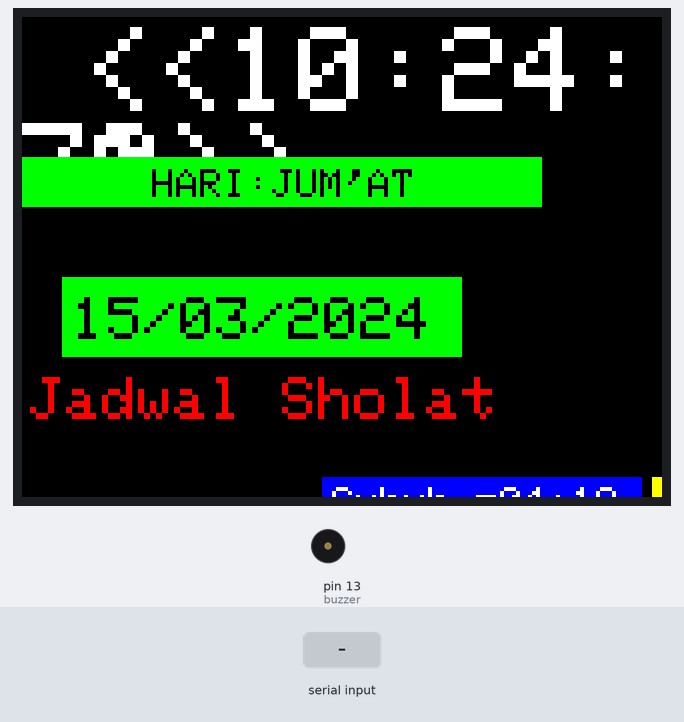
The sketch below on a simulated Arduino Uno, built with avr-gcc and run on an emulated ATmega328P. Shown: 320×240 colour display, buzzer (waves = sounding, pin HIGH). The test bench sets the inputs (shaded band). The local clock reads 2024-03-15 10:24:30 at power-on unless the sketch sets it; what the sketch prints to the serial monitor is not drawn.

Above: at 2.0 s.
2.1 s: "90,45,200\n" received over Serial
At 4.9 s:
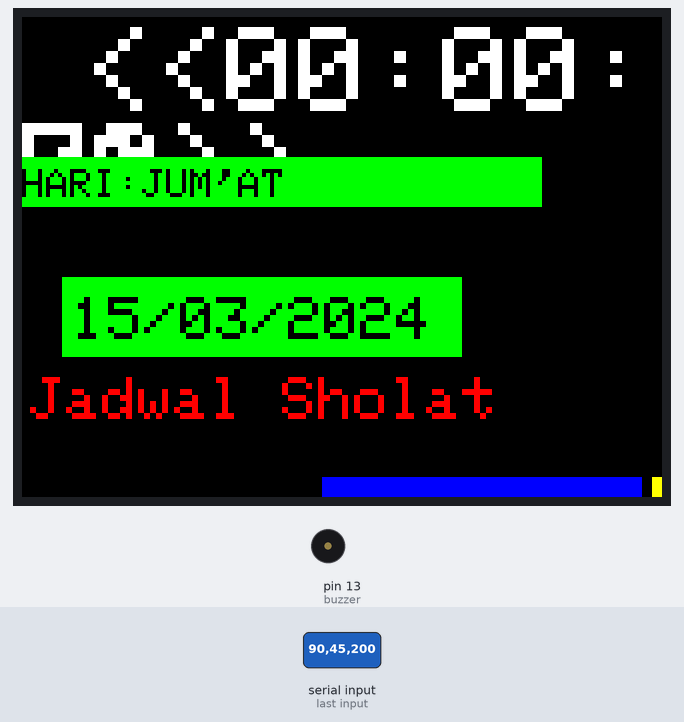
5.1 s: "90,45\n" received over Serial
At 8.0 s:
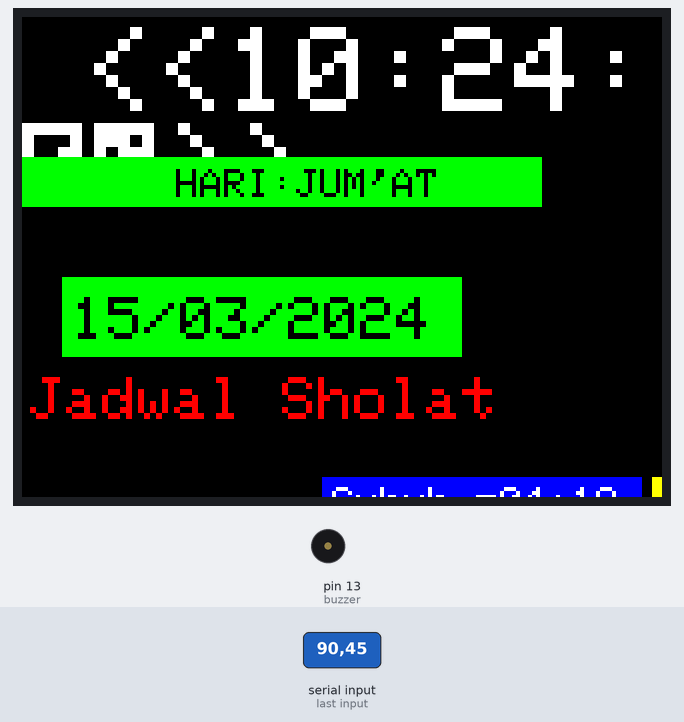
8.1 s: "90,45,200,10\n" received over Serial
At 10.8 s:
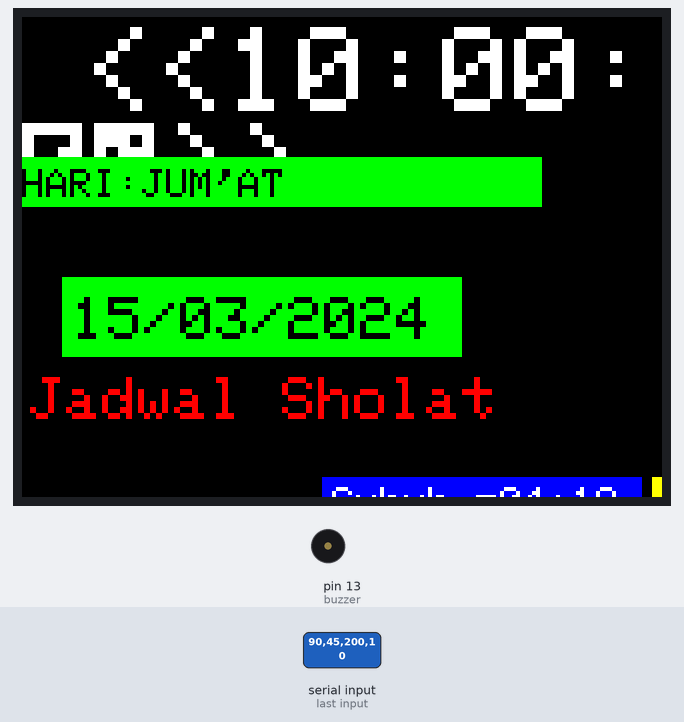
11.1 s: "90,45,200,10,150,30\n" received over Serial
At 13.9 s:
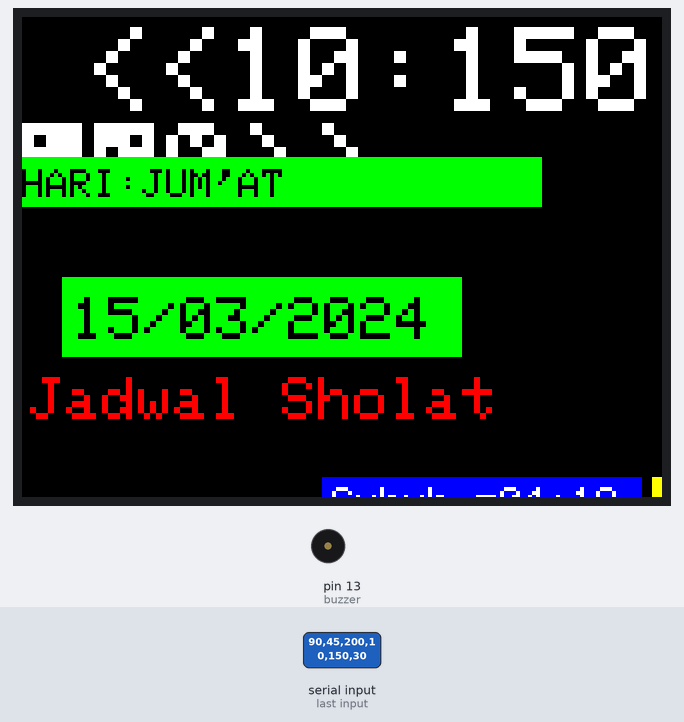
14.1 s: "0\n" received over Serial
At 17.1 s:
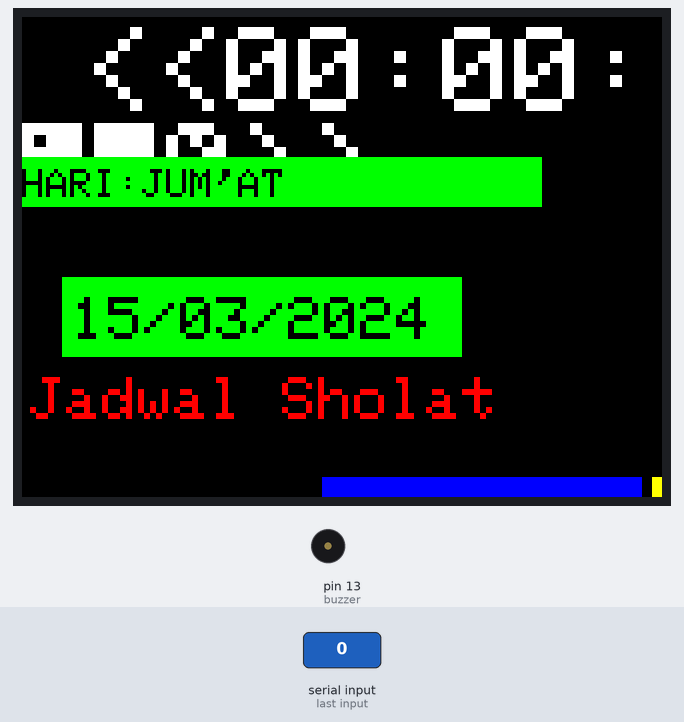
Timing chart, 0 to 18.1 s (numbered marks = the images above; inputs shaded):
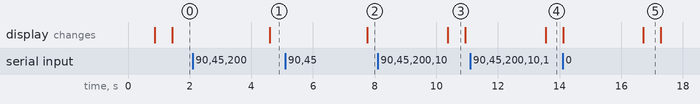

The sketch:

jam_digital_tft_jam_waktu_solat_v2.ino
```cpp
#include <MCUFRIEND_kbv.h>

#define buzzer 13
#include <Wire.h>
#include "RTClib.h"
#include "StringSplitter.h"


float stime;
uint8_t shour;
uint8_t sminute;
float           floatnow=0;

/////// Seting RTC via sermon
char c;
String phrase;
int Y,M,D,Hh,Mm,Ss;

RTC_DS3231 rtc;
float la   = -7.271733;  //-7.271733, 112.736177
float lo   = 112.736177;
float zona = 7;
float iht  = 0.03;

uint8_t   hD = 0;
uint8_t   hM = 0;
uint16_t  hY = 0;

float sholatT[7];
uint8_t dotSt = 0;
char locBuff[50];


#include <Adafruit_GFX.h>    // Core graphics library
//#include <Adafruit_TFTLCD.h> // Hardware-specific library
#define LCD_CS A3 // Chip Select goes to Analog 3
#define LCD_CD A2 // Command/Data goes to Analog 2
#define LCD_WR A1 // LCD Write goes to Analog 1
#define LCD_RD A0 // LCD Read goes to Analog 0
#define LCD_RESET 0 // Can alternately just connect to Arduino's reset pin

char buff[50];
char daysOfTheWeek[7][10] = {"MINGGU", "SENIN", "SELASA", "RABU", "KAMIS", "JUM'AT", "SABTU"};
char bulan [12][10] = {"Januari", "Februari", "Maret", "April", "Mei", "Juni", "Juli", "Agustus", "September", "Oktober", "Nopember", "Desember"};

//analog clock
float sx = 0, sy = 1, mx = 1, my = 0, hx = -1, hy = 0;    // Saved H, M, S x & y multipliers
float sdeg = 0, mdeg = 0, hdeg = 0;
uint16_t osx = 120, osy = 120, omx = 120, omy = 120, ohx = 120, ohy = 120; // Saved H, M, S x & y coords

#define	BLACK   0x0000
#define	BLUE    0x001F
#define	RED     0xF800
#define	GREEN   0x07E0
#define CYAN    0x07FF
#define MAGENTA 0xF81F
#define YELLOW  0xFFE0
#define WHITE   0xFFFF
int ss,mm,hh,d,m,y;
//Adafruit_TFTLCD tft(LCD_CS, LCD_CD, LCD_WR, LCD_RD, LCD_RESET);
MCUFRIEND_kbv tft;

void setup(void) {
  Serial.begin(9600);
  phrase.reserve(100);

    uint32_t when = millis();
    //    while (!Serial) ;   //hangs a Leonardo until you connect a Serial
    if (!Serial) delay(5000);           //allow some time for Leonardo
    Serial.println("Serial took " + String((millis() - when)) + "ms to start");
       // tft.reset();                 //hardware reset
    uint16_t ID = tft.readID(); //
    Serial.print("ID = 0x");
    Serial.println(ID, HEX);
    if (ID == 0xD3D3) ID = 0x9481; // write-only shield
//    ID = 0x9329;                             // force ID
    tft.begin(ID);
    rtc.begin();

    tft.fillScreen(BLACK);
    tft.setRotation(1);
    pinMode(buzzer,OUTPUT);
    tft.fillScreen(BLACK);
    fiil();
    //rtc.adjust(DateTime(F(__DATE__), F(__TIME__)));
    //rtc.adjust(DateTime(2020, 4, 22, 19, 42, 0));

  // rtc only
    if(! rtc.begin()) {
      Serial.println("RTC tidak terhubung, Cek kembai wiring! ");
      Serial.flush();
      while (1);
      }
    if (! rtc.lostPower()) {
      Serial.println("RTC tidak bekerja, Setel ulang Waktu!");
      //rtc.adjust(DateTime(F(__DATE__), F(__TIME__)));
      //rtc.adjust(DateTime(2020, 4, 22, 19, 42, 0));
      }
     Serial.println("Test modul RTC DS 3231!");
     delay (500);
    //print_intro();
}

void loop(void) {
  updateTime();
  DateTime now = rtc.now();
  ss = now.second();
  mm = now.minute();
  hh = now.hour();
  d  = now.day();
  m  = now.month();
  y  = now.year();
  sholatCal();

  while (Serial.available() > 0) {
    c = Serial.read();
    phrase += c;
    if (c == '\n') {
      Serial.println();
      decode_c();
    }
  }

  tft.fillRect(20, 130, 200, 40, GREEN);
  //analogClock ();
  tft.fillRect(0, 0, 600, 50, BLACK); //x,y,w,h,c
  sprintf(buff,"<<%02d:%02d:%02d>>",hh,mm,ss);
  tft.setTextColor(WHITE);
  tft.setTextSize(6);
  tft.setCursor(30, 5);
  tft.println(buff);
  tft.setTextColor(BLACK);
  sprintf(buff,"%02d/%02d/%02d",d,m,y);
  tft.setTextSize(3);
  tft.setCursor(25, 140);
  tft.println(buff);

  /// judul jws///
  tft.setTextColor (RED);
  tft.setTextSize(3);
  tft.setCursor(4,180);
  tft.println(F("Jadwal Sholat "));

  ///////// Menampilkan hari///////////
  tft.fillRect(0,70,260,25,GREEN); // Background hari
  tft.setTextColor(BLACK,GREEN);
  tft.setTextSize(2);
  tft.setCursor(ss*2.1,76);
  tft.print(F("HARI:"));
  tft.print(daysOfTheWeek[now.dayOfTheWeek()]);

  stime = sholatT[0]+0.5/60;
  shour = floor(stime);
  sminute = floor((stime-shour)*60);
  sprintf(locBuff,"%02d:%02d\0",shour,sminute);
  tft.setTextColor(WHITE);
  tft.setTextSize(2);
  tft.setCursor(155, 235);
  tft.print("Subuh =");
  tft.print(locBuff);

  stime = sholatT[2]+0.5/60;
  shour = floor(stime);
  sminute = floor((stime-shour)*60);
  sprintf(locBuff,"%02d:%02d\0",shour,sminute);
  tft.setTextColor(RED);
  tft.setTextSize(2);
  tft.setCursor(155, 265);
  tft.print("Dhuha =");
  tft.print(locBuff);

  stime = sholatT[3]+0.5/60;
  shour = floor(stime);
  sminute = floor((stime-shour)*60);
  sprintf(locBuff,"%02d:%02d\0",shour,sminute);
  tft.setTextColor(BLUE);
  tft.setTextSize(2);
  tft.setCursor(155, 295);
  tft.print("Dzuhur=");
  tft.print(locBuff);

  stime = sholatT[4]+0.5/60;
  shour = floor(stime);
  sminute = floor((stime-shour)*60);
  sprintf(locBuff,"%02d:%02d\0",shour,sminute);
  tft.setTextColor(BLACK);
  tft.setTextSize(2);
  tft.setCursor(320, 235);
  tft.print("Ashar =");
  tft.print(locBuff);

  stime = sholatT[5]+0.5/60;
  shour = floor(stime);
  sminute = floor((stime-shour)*60);
  sprintf(locBuff,"%02d:%02d\0",shour,sminute);
  tft.setTextColor(YELLOW);
  tft.setTextSize(2);
  tft.setCursor(320, 265);
  tft.print("Magrib=");
  tft.print(locBuff);

  stime = sholatT[6]+0.5/60;
  shour = floor(stime);
  sminute = floor((stime-(float)shour)*60);
  sprintf(locBuff,"%02d:%02d\0",shour,sminute);
  tft.setTextColor(WHITE);
  tft.setTextSize(2);
  tft.setCursor(320, 295);
  tft.print("Isya  =");
  tft.print(locBuff);

  if (hh == 0 && mm == 0 && ss < 5){fiil();}
  delay(500);
  check_time();
}


void fiil(){

      //tft.fillRoundRect(0,0,400,500,30,GREEN); // warna back ground jam analok
      //tft.fillRect(20, 130, 200, 40, GREEN); // Background Tanggal
      tft.fillRect(150, 230, 160, 25, BLUE);
      tft.fillRect(150, 260, 160, 25, CYAN);
      tft.fillRect(150, 290, 160, 25, GREEN);
      tft.fillRect(315, 230, 160, 25, YELLOW);
      tft.fillRect(315, 260, 160, 25, RED);
      tft.fillRect(315, 290, 160, 25, MAGENTA);
}

/*
//Jam analog
void analogClock () {
  boolean initial = 1;
  uint16_t xpos = 65; // x posisi jam

    sdeg = ss * 6;
    mdeg = mm * 6 + sdeg * 0.01666667;
    hdeg = hh * 30 + mdeg * 0.0833333;
    hx = cos((hdeg - 90) * 0.0174532925);
    hy = sin((hdeg - 90) * 0.0174532925);
    mx = cos((mdeg - 90) * 0.0174532925);
    my = sin((mdeg - 90) * 0.0174532925);
    sx = cos((sdeg - 90) * 0.0174532925);
    sy = sin((sdeg - 90) * 0.0174532925);

    if (ss == 0 || initial) {
      initial = 0;
      // Erase hour and minute hand positions every minute
      tft.drawLine(ohx, ohy, xpos,  171, BLACK);
      ohx = hx * 62 + xpos + 1;
      ohy = hy * 62 +  171;
      tft.drawLine(omx, omy, xpos,  171, BLACK);
      omx = mx * 84 + xpos;
      omy = my * 84 +  171;
    }

    // Redraw new hand positions, hour and minute hands not erased here to avoid flicker
    tft.drawLine(osx, osy, xpos,  171, BLACK);
    osx = sx * 90 + xpos + 1;
    osy = sy * 90 +  171;
    tft.drawLine(osx, osy, xpos,  171, RED);
    tft.drawLine(ohx, ohy, xpos,  171, CYAN);
    tft.drawLine(omx, omy, xpos,  171, WHITE);
    tft.drawLine(osx, osy, xpos,  171, RED);
    tft.fillCircle(xpos,  171, 3, RED);
    tft.drawRoundRect(xpos-50,  121, 100, 100, 10, WHITE);
  }
  */
//Jam analog
void analogClock () {
  boolean initial = 1;
  uint16_t xpos = 320; // x posisi jam

    sdeg = ss * 6;
    mdeg = mm * 6 + sdeg * 0.01666667;
    hdeg = hh * 30 + mdeg * 0.0833333;
    hx = cos((hdeg - 90) * 0.0174532925);
    hy = sin((hdeg - 90) * 0.0174532925);
    mx = cos((mdeg - 90) * 0.0174532925);
    my = sin((mdeg - 90) * 0.0174532925);
    sx = cos((sdeg - 90) * 0.0174532925);
    sy = sin((sdeg - 90) * 0.0174532925);

    if (ss == 0 || initial) {
      initial = 0;
      // Erase hour and minute hand positions every minute
      tft.drawLine(ohx, ohy, xpos,  155, BLACK);
      ohx = hx * 35 + xpos + 1 ;
      ohy = hy * 35 +  155;
      tft.drawLine(omx, omy, xpos,  155, BLACK);
      omx = mx * 45 + xpos + 1;
      omy = my * 45 +  155;

    }

    // Redraw new hand positions, hour and minute hands not erased here to avoid flicker
    tft.drawLine(osx, osy, xpos,  155, BLACK);
    osx = sx * 50 + xpos + 1;
    osy = sy * 50 +  155;
    tft.drawLine(osx, osy, xpos,  155, RED);
    tft.drawLine(ohx, ohy, xpos,  155, CYAN);
    tft.drawLine(omx, omy, xpos,  155, WHITE);
    tft.drawLine(osx, osy, xpos,  155, RED);
    tft.fillCircle(320,  155, 3, RED);
    tft.drawRoundRect(255,  90, 130, 130,30, WHITE);


    /*
    tft.fillRect(x,y,w,h,t); //fillRect(int16_t x, int16_t y, int16_t w, int16_t h, uint16_t t)
    tft.drawRect(x,y,w,h,t); //drawRect(int16_t x, int16_t y, int16_t w, int16_t h, uint16_t t)
    tft.fillRoundRect(x,y,w,h,r,t); //fillRoundRect (int16_t x, int16_t y, int16_t w, int16_t h, uint8_t R , uint16_t t)
    tft.drawRoundRect(x,y,w,h,r,t); //drawRoundRect(int16_t x, int16_t y, int16_t w, int16_t h, uint8_t R , uint16_t t)

    fillRect function draws a filled rectangle in x and y location. w is width, h is height and t is color of the rectangle

    drawRect function draws a rectangle in x and y location with w width and h height and t color.

    fillRoundRect function draws a filled Rectangle with r radius round corners in x and y location and w width and h height and t color.

    drawRoundRect function draws a Rectangle with r radius round corners in x and y location and w width and h height and t color.
    */

    //Angka Jam Analog

  tft.setTextColor(RED);
  tft.setTextSize(2);
  tft.setCursor (310,93);
  tft.print ("12");

  tft.setTextColor(RED);
  tft.setTextSize(2);
  tft.setCursor (372,150);
  tft.print ("3");

  tft.setTextColor(RED);
  tft.setTextSize(2);
  tft.setCursor (315,202);
  tft.print ("6");

  tft.setTextColor(RED);
  tft.setTextSize(2);
  tft.setCursor (258,150);
  tft.print ("9");

  }


void check_time()
    {
      for(uint8_t i=0; i <7; i++)
        {
          if (not((i == 1) or (i == 2))){
            if( (floatnow >= (sholatT[i])) and (floatnow < (sholatT[i]+0.015)))
              {
               digitalWrite(buzzer, HIGH);
               delay(5000);
               digitalWrite(buzzer, LOW);
               for (int x = 0; x < 10; x++){
                  digitalWrite(buzzer, HIGH);
                  delay(1000);
                  digitalWrite(buzzer, LOW);
                  delay(1000);
               }
               delay(1000);
              }
          }
       }
    }


void updateTime()
    {
      DateTime now = rtc.now();
      floatnow = float(now.hour()) + float(now.minute())/60 + float(now.second())/3600;
      //Serial.println(floatnow);
    }

void decode_c(){
  if (phrase.charAt(phrase.length() - 1) == '\n') {
        Serial.print(phrase);
        StringSplitter *splitter = new StringSplitter(phrase, ',', 6);
        int itemCount = splitter->getItemCount();
        Serial.println("Data count: " + String(itemCount));

        Y = splitter->getItemAtIndex(0).toInt();
        M = splitter->getItemAtIndex(1).toInt();
        D = splitter->getItemAtIndex(2).toInt();
        hh = splitter->getItemAtIndex(3).toInt();
        mm = splitter->getItemAtIndex(4).toInt();
        ss = splitter->getItemAtIndex(5).toInt();

        //validasi
        if((Y<2020)||(M>12)||(D>31)||(hh>24)||(mm>60)||(ss>60)){
          Serial.println("Pengaturan tidak diterima!");
          Serial.println("Sesuaikan dengan tanggal dan waktu yang berlaku");
          Serial.println();
        }
        else{
          Serial.println("Pengaturan diterima!");
          rtc.adjust(DateTime(Y, M, D, Hh, Mm, Ss));
          Serial.print("Mohon tunggu sebentar .");
          int count=0;
          while(count != 10){
            Serial.print(".");
            count++;
            delay(500);
          }
        }
        Serial.println();
        phrase="";
        delay(2000);
  }
}

/*
void print_intro(){
  Serial.println("### Konfigurasi DS3231 Via Serial Command ###");
  Serial.println("    format -> Y,M,D,h,m,s");
  Serial.println("    contoh -> 2020,5,10,7,0,0");
  Serial.println("              10 mei 2020 jam 7:00");
  Serial.println();

    DateTime now = rtc.now();
    Serial.print(now.year(), DEC);
    Serial.print('/');
    Serial.print(now.month(), DEC);
    Serial.print('/');
    Serial.print(now.day(), DEC);
    Serial.print(" (");
    Serial.print(daysOfTheWeek[now.dayOfTheWeek()]);
    Serial.print(") ");
    Serial.print(now.hour(), DEC);
    Serial.print(':');
    Serial.print(now.minute(), DEC);
    Serial.print(':');
    Serial.print(now.second(), DEC);
    Serial.println();


    Serial.print("Temperature: ");
    Serial.print(rtc.getTemperature());
    Serial.println(" C");

    Serial.println();
  delay(500);
}
*/
```

Time_calculate.ino
```cpp
#define d2r(x) x*M_PI/180
#define r2d(x) x*180/M_PI
const float lunarY          = 354.367068f;

void sholatCal(){
   DateTime now = rtc.now();
   float EJD = E_Julian_date(now.year(),now.month(),now.day(),lo);
   float Decl=Dql(EJD);
   float EqOfTime=EqT(EJD);
   Pray_Time(zona, la, lo,0,Decl, EqOfTime );
   toHijri(now.year(),now.month(),now.day());
 }

double E_Julian_date(int Year,int Month,int Days,double Longitude) // juliant date - 2451545
  {
    if (Month <= 2){
      Year -= 1;
      Month += 12;
    }
    double A = floor(((double)Year/100.0));
    double B = 2 - A + floor(A/4.0);
    double CLong = Longitude/(double)(15 * 24);
    double JD = floor(365.25 *(double)(Year+ 4716))
              - 2451545
              + floor(30.6001 * (double)(Month + 1))
              + (double)Days + B
              - 1524.5
              -CLong;
    return JD;
  }


double EqT(const double EJD)
  {
    double g = fix_angle(357.529f + 0.98560028f* EJD);
    double q = fix_angle(280.459f + 0.98564736f* EJD);
    double L = fix_angle(q + 1.915* sin(d2r(g)) + 0.020* sin(d2r(2*g)));
    double e = (23.439f - 0.00000036f* EJD);
    double RA = r2d(atan2(cos(d2r(e))* sin(d2r(L)), cos(d2r(L))))/ 15;
    double Eq =(q/15-fix_hour(RA));
    return Eq;
}

double Dql(double EJD)
  {
    double g = fix_angle((357.529f + 0.98560028f* EJD));
    double q = fix_angle((280.459f + 0.98564736f* EJD));
    double L = fix_angle((q + 1.915f* sin(d2r(g)) + 0.020f* sin(d2r(2*g))));
    double e = (23.439f - 0.00000036f* EJD);
    double dd = r2d(asin(sin(d2r(e))* sin(d2r(L))));  // declination of the Sun
    return dd;
  }

double HourAngle( double Alfa, double Declination, double Latitude)
  {
     double rn =acos(
                      (-sin(d2r(Alfa))-sin(d2r(Latitude))*sin(d2r(Declination)))
                      /
                      (cos(d2r(Latitude))*cos(d2r(Declination)))
                     )/15;
     return r2d(rn);
  }


  void Pray_Time(float TimeZone, float Latitude, float Longitude,float Altitude,float Declination, float EquationOfTime )
  {
    float BaseTime = fix_hour((12+TimeZone-(Longitude/15)-(EquationOfTime))) ;
    // Dzuhur
    sholatT[3] = BaseTime + iht;

    // Ashr
    float alfa =r2d(-atan(1 / (1+tan(d2r(fabs(Latitude-Declination))))));
    float HA = HourAngle(alfa,Declination,Latitude);
    sholatT[4] = BaseTime + HA + iht;

    // Maghrib
    alfa = 0.8333+0.0347*sqrt(Altitude);
    HA = HourAngle(alfa,Declination,Latitude);
    sholatT[5] = BaseTime + HA + iht;

    // Terbit
    sholatT[1] = BaseTime - HA;

    // Isya
    HA = HourAngle(18,Declination,Latitude);
    sholatT[6] = BaseTime + HA + iht;

    // Shubuh
    HA = HourAngle(20,Declination,Latitude);
    sholatT[0] = BaseTime - HA + iht;

    // Dhuha
    HA = HourAngle(-4.5,Declination,Latitude);
    sholatT[2] = BaseTime - HA;
  }

float fix_hour(float a)
  {
    a = a - 24.0 * floor(a / 24.0);
    a = a < 0.0 ? a + 24.0 : a;
    return a;
  }

float fix_angle(float a)
  {
    a = a - 360.0 * floor(a / 360.0);
    a = a < 0.0 ? a + 360.0 : a;
    return a;
  }

//------------------------------------------
// Function calculate Hijriah Date
//------------------------------------------
long Days(uint16_t Y,uint8_t M,uint8_t D)
  {
    if (M < 3)
      {
      Y -= 1;
      M +=12;
      }
    Y = Y - 2000;
    long ndays= floor(365.25*Y)+floor(30.6001*(M + 1))+floor(Y/100)+floor(Y/400)+D+196;
    //long ndays= d1 + d2 - A + B + D + 196;
    return ndays;
  }

long DaysHijri(uint16_t Y,uint8_t M,uint8_t D)
  {
    Y = Y - 1420;
    long hari = floor(29.5*M - 28.999)+floor(lunarY*Y)+D ;
    return hari;
  }

void toHijri(uint16_t Y, uint8_t M, uint8_t D)
  {
    long nday = Days(Y, M, D);
    if( floatnow > sholatT[5]) {nday++;} //Ganti tanggal baru hijriah setelah magrib
    long tahun = floor(nday/lunarY) + 1420;
    long bulan = 1;
    long harike = 1;
    while(DaysHijri(tahun, bulan, 1) <= nday){tahun++;};
    tahun--;
    while(DaysHijri(tahun, bulan, 1) <= nday){bulan++;};
    bulan--;
    harike = 1 + nday - DaysHijri(tahun, bulan, 1); //1
    if (bulan == 13){bulan = 12; harike += 29;};
    hD = harike;
    hM = bulan;
    hY = tahun;
  }
```

Measured:
- what the display in image 3 shows lasts 0.5 s, from 10.4 s to 10.9 s
